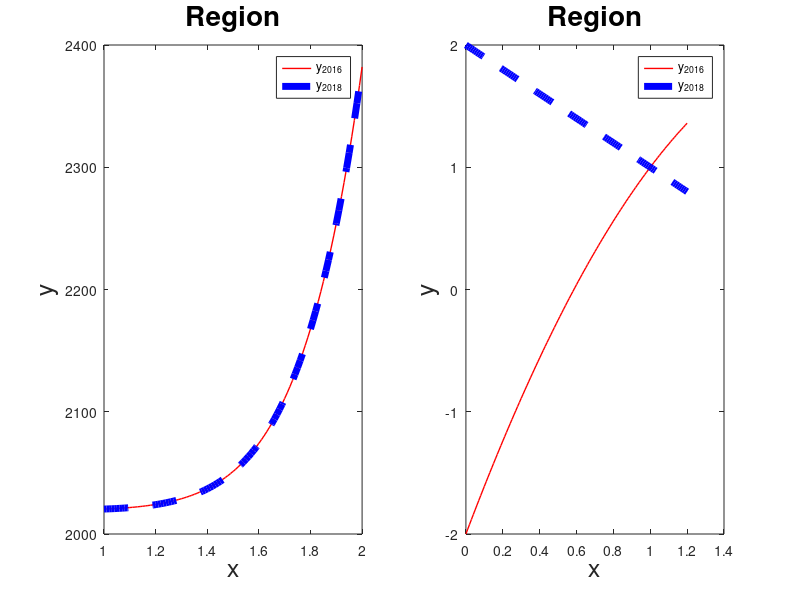

Here is the MATLAB script that generated this plot:
% Problem 1
close all; clc;
x = 0:.1:2;
f = @(x) exp(x)+2;
plot(x,f(x)); hold on;
plot([0 2],[3 3]);
axis([0 2 0 10])
xlabel("x","Fontsize",18)
ylabel("y","Fontsize",18)
title("y=e^x+2","Fontsize",20)

% Problem 2
close all; clc
x = 1:.01:2
f = @(x) -x.^2+4*x-2;
plot(x,f(x)); hold on;
plot(x,x);
xlabel("x","Fontsize",18)
ylabel("y","Fontsize",18)
title("Region","Fontsize",20)
legend({"y(x)","y=x"})

clc; close all;
x = 1:.01:2;
f = @(x) -x.^2+4*x+sqrt(x.^(17)+1)+2016;
g = @(x) x+sqrt(x.^(17)+1)+2018;
subplot(1,2,1);
plot(x,f(x),'r-','Linewidth',1); hold on;
plot(x,g(x),'b--','Linewidth',5);
xlabel("x","Fontsize",18)
ylabel("y","Fontsize",18)
title("Region","Fontsize",20)
legend({"y_{2016}","y_{2018}"})

subplot(1,2,2);
h = @(x) f(x)-g(x);
plot(x,h(x))
xlabel("x","Fontsize",18)
ylabel("y","Fontsize",18)
title("Difference","Fontsize",20)


% Problem 2 b2
x = 0:.01:1.2;
f = @(x) -x.^2+4*x-2;
g = @(x) 2-x;
plot(x,f(x),'r-','Linewidth',1); hold on;
plot(x,g(x),'b--','Linewidth',5);
xlabel("x","Fontsize",18)
ylabel("y","Fontsize",18)
title("Region","Fontsize",20)
legend({"y_{2016}","y_{2018}"})




